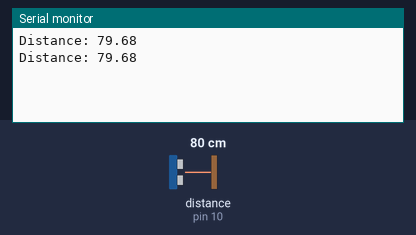
This sketch was run on a simulated Arduino Uno, built with avr-gcc and run on an emulated ATmega328P. Parts: the last lines printed to the serial monitor. Wiring (inferred from the names in the program): ultrasonic range finder: trigger pin 9; echo pin 10. Inputs (shaded band) come from the test bench; at power-on: distance to the obstacle (sensor on pin 10) 80 cm. The echo pulse lasts 58.3 µs per cm.

Above: at 1.8 s.
1.9 s: distance to the obstacle (sensor on pin 10) set to 2 cm
At 2.8 s:
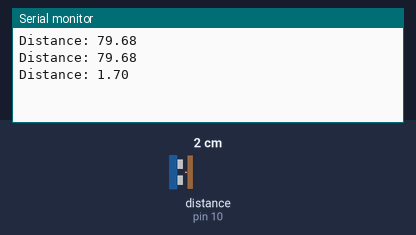
3.4 s: distance to the obstacle (sensor on pin 10) set to 4 cm
At 4.5 s:
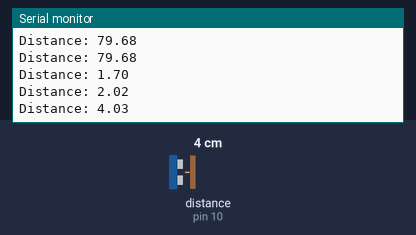
Timing chart, 0 to 6.4 s (numbered marks = the images above; inputs shaded):
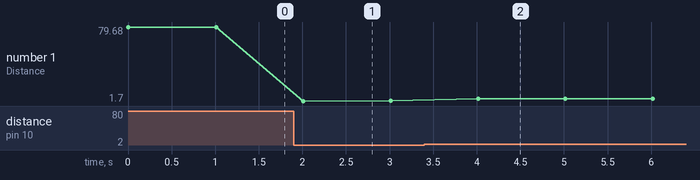

Measured:
- after the input at 1.9 s, the serial monitor: prints a new line after 0.11 s (image 1)
- after the input at 3.4 s, the serial monitor: prints a new line after 0.61 s (image 2)
- plotted number 1: 79.68 → 2.02 after the input at 1.9 s, 2.02 → 4.03 after the input at 3.4 s

The sketch:

checkSensors.ino
```cpp
//This program checks to make sure that the HC-SR04 ultrasonic distance sensor is able to measure objects properly.
//Range: 2cm - 400cm
//Operates at 5V DC
//Operates at a current of 15mA
//Code returns a value in centimeters.

const int trigPin = 9;
const int echoPin = 10;

float duration, distance;

void setup() {
  pinMode(trigPin, OUTPUT);
  pinMode(echoPin, INPUT);
  Serial.begin(9600);       // initialize serial connection so that we could print values from sensor.
}

void loop() {
  digitalWrite(trigPin, LOW);
  delayMicroseconds(2);
  digitalWrite(trigPin, HIGH);
  delayMicroseconds(10);
  digitalWrite(trigPin, LOW);

  duration = pulseIn(echoPin, HIGH);
  distance = (duration*.0343)/2;    //converts to distance in cm
  Serial.print("Distance: ");
  Serial.println(distance);
  delay(1000);      //Every 1 second, do a measurement using the sensor and print the distance in centimeters.
}

//Check Sensor
  //If sensor detects food
    //return 1
  //else
    //return 0
```
